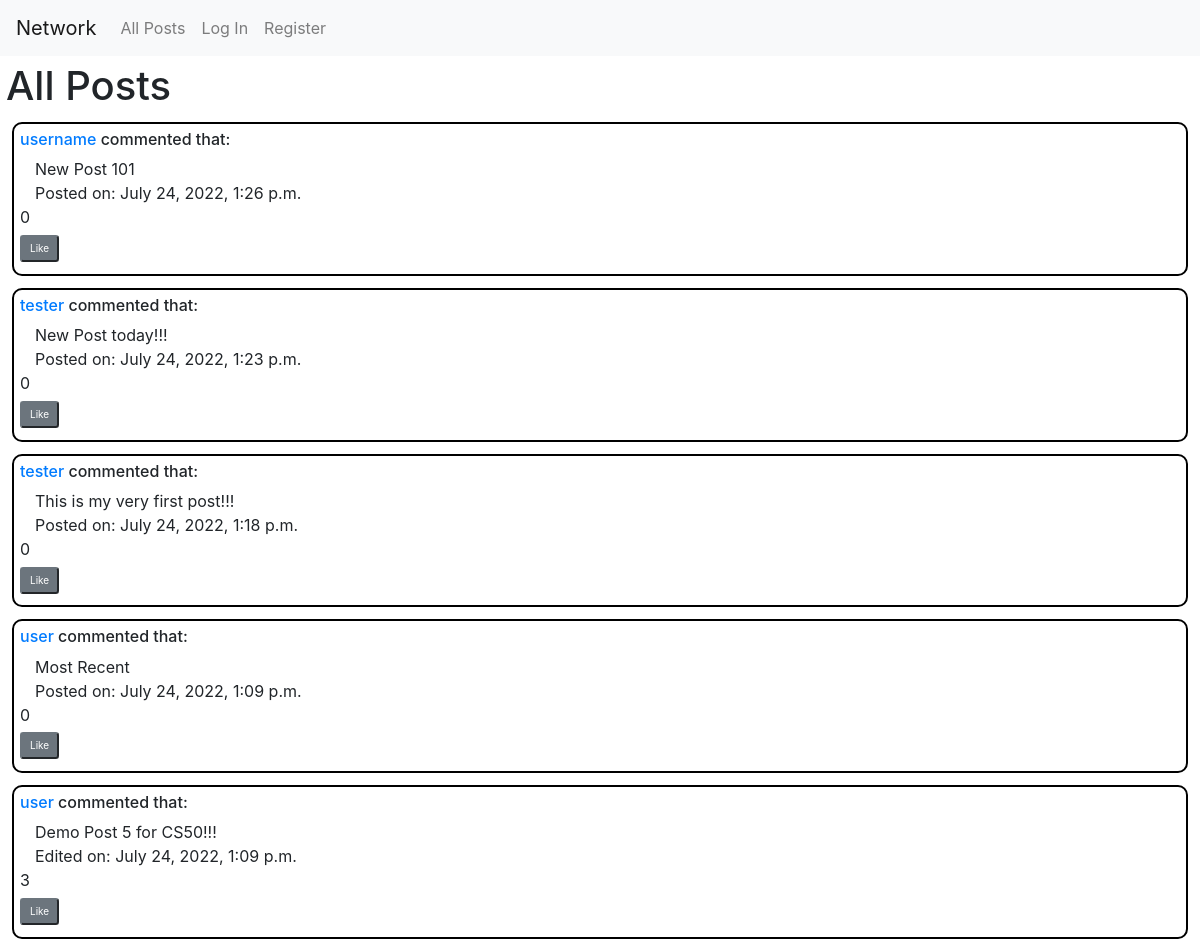
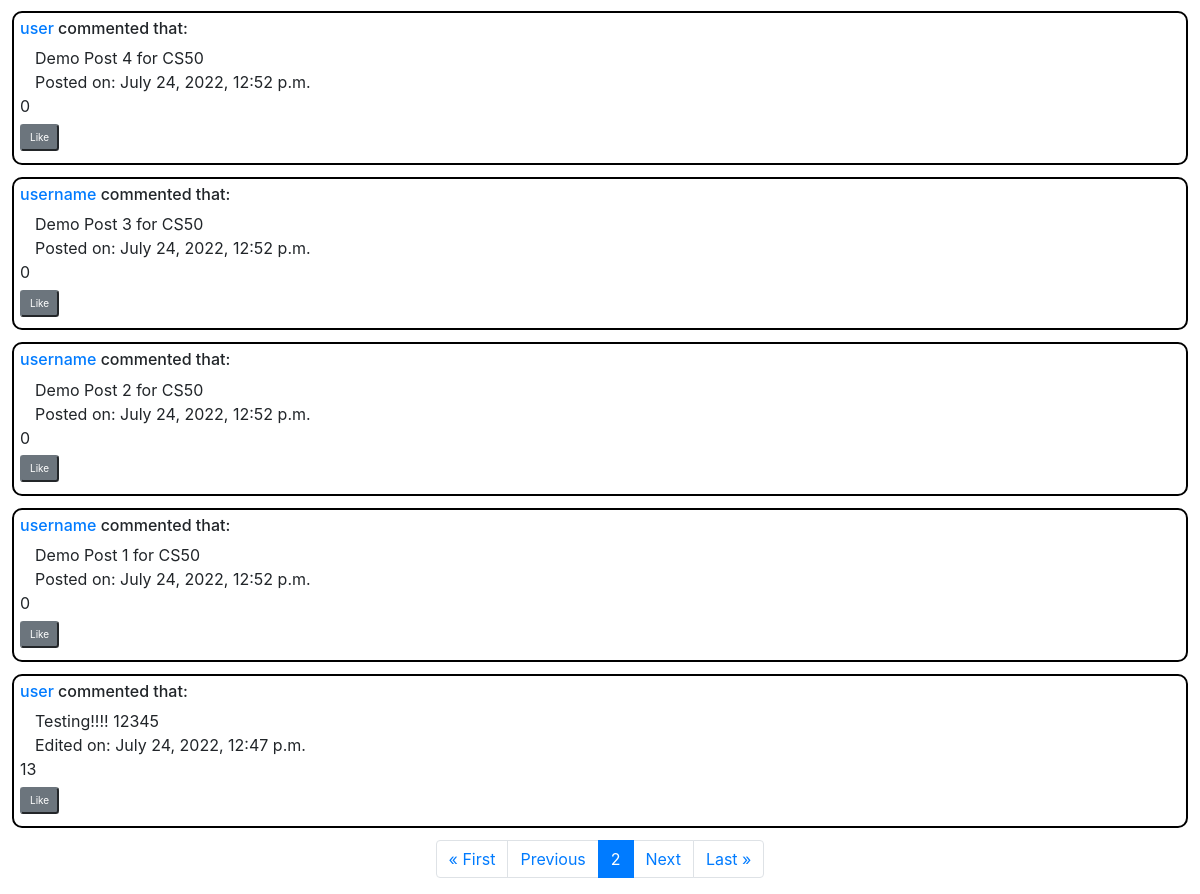
Screenshot of /?page=2 with the database file from the repository (2 pictures, top to bottom).
### network/models.py (models this page shows, shortened)
class Post(models.Model):
    post_id = models.BigAutoField(primary_key=True)
    post_content = models.TextField()
    post_timestamp = models.DateTimeField(auto_now_add=True, verbose_name="Post_Created")
    post_edited = models.BooleanField(default=False)
    post_edited_timestamp = models.DateTimeField(auto_now=True, verbose_name="Post_Edited", null=True, blank=True)    # Only updated for Model.save(). May be empty as may not be edited
    post_num_likes = models.IntegerField(default=0)
    post_likes_list = models.ManyToManyField(User, related_name="Posts_Liked")
    user = models.ForeignKey(User, on_delete=models.CASCADE, related_name="Author")
    class Meta:
        ordering = ['-post_timestamp']

class User(AbstractUser):
    id = models.BigAutoField(primary_key=True)
    following_list = models.ManyToManyField("self", symmetrical=False, blank=True, related_name="Followers")

### network/views.py (the view)
# urls.py: path("", views.index, name="index"),
def index(request):
    if request.method == "POST":
        current_user = request.user
        user_post_content = request.POST["posting_area"]
        user_post = Post(user=current_user, post_content=user_post_content)
        user_post.save()
        return HttpResponseRedirect(reverse("index"))
    else:
        public_posts = Post.objects.all()
        public_posts_list = []
        for object in public_posts:
            public_posts_list.append(object)
        public_posts_paginator = Paginator(public_posts_list, 10)   # Show 10 per Page
        page_number = request.GET.get('page')       # When User clicks on a Page Number
        page_obj = public_posts_paginator.get_page(page_number)
        return render(request, "network/index.html", {
            "post_form": NewPost(),
            'page_obj': page_obj
        })

### network/templates/network/index.html (shortened to what this page needs)
{% extends "network/layout.html" %}
{% load static %}
{% block body %}
    <h1 class="nav-headers">All Posts</h1>
    {% for post in page_obj %}
        <div class="general-post">
            <h6><a href="{% url 'profile' post.user.User_Profile.profile_id %}">{{ post.user.username }}</a> commented that:</h6>
            <div id="Post-{{ post.post_id }}" class="container-fluid Post-View">
                <div name="Post-Contents" class="Post-Contents" id="Post-Contents-{{ post.post_id }}">
                    {{ post.post_content }}
                </div>
                {% if post.post_edited %}
                    <span id="Post-Edited-Timestamp-{{ post.post_id }}">Edited on: {{ post.post_edited_timestamp }}</span>
                {% else %}
                    <span id="Post-Timestamp-{{ post.post_id }}">Posted on: {{ post.post_timestamp }}</span>
                {% endif %}
            </div>
            <div id="Post-Buttons-{{ post.post_id }}">
                <span id="Num-Likes-{{ post.post_id }}">{{ post.post_num_likes }}</span>
                <div id="Post-Like-Div-{{ post.post_id }}">
                    <button class="btn-sm btn-secondary button-margins Post-Like-Button" id="Post-Like-Button-{{ post.post_id }}" value="{{ post.post_id }}">Like</button>
                </div>
            </div>
        </div>
    {% endfor %}
    <nav>
        <ul class="pagination justify-content-center">
            {% if page_obj.number == 1 %}
                <li class="page-item disabled"><a class="page-link" href="?page=1">&laquo; First</a></li>
            {% else %}
                <li class="page-item"><a class="page-link" href="?page=1">&laquo; First</a></li>
            {% endif %}
            {% if page_obj.has_previous %}
                <li class="page-item"><a class="page-link" href="?page={{ page_obj.previous_page_number }}">Previous</a></li>
            {% endif %}
                <li class="page-item active"><a class="page-link" href="?page={{ page_obj.number }}">{{ page_obj.number }}</a></li>
            {% if page_obj.has_next %}
                <li class="page-item"><a class="page-link" href="?page={{ page_obj.next_page_number }}">Next</a></li>
            {% endif %}
            {% if page_obj.number == page_obj.paginator.num_pages %}
                <li class="page-item disabled"><a class="page-link" href="?page={{ page_obj.paginator.num_pages }}">Last &raquo;</a></li>
            {% else %}
                <li class="page-item"><a class="page-link" href="?page={{ page_obj.paginator.num_pages }}">Last &raquo;</a></li>
            {% endif %}
        </ul>
    </nav>
{% endblock %}

### network/static/network/styles.css (style rules this page uses)
.follow-div, .general-post-profile, .general-post { border: 2px solid black; border-radius: 10px; text-align: left; width: auto; margin: 1%; padding: 0.5%; }
.button-margins-follow, .button-margins-post, .button-margins { margin-top: 0.5%; margin-bottom: 0.5%; vertical-align: middle; font-size: x-small; }
.nav-headers { margin: 0.5%; }

### rows the page displays
Post: user.username "username", post_content "New Post 101", post_timestamp "July 24, 2022, 1:26 p.m.", post_num_likes "0", {{ post.post_id }} 36 (drawn)
Post: user.username "tester", post_content "New Post today!!!", post_timestamp "July 24, 2022, 1:23 p.m.", post_num_likes "0", {{ post.post_id }} 35 (drawn)
Post: user.username "tester", post_content "This is my very first post!!!", post_timestamp "July 24, 2022, 1:18 p.m.", post_num_likes "0", {{ post.post_id }} 34 (drawn)
Post: user.username "user", post_content "Most Recent", post_timestamp "July 24, 2022, 1:09 p.m.", post_num_likes "0", {{ post.post_id }} 33 (drawn)
Post: user.username "user", post_content "Demo Post 5 for CS50!!!", post_edited_timestamp "July 24, 2022, 1:09 p.m.", post_num_likes "3", {{ post.post_id }} 32 (drawn)
Post: user.username "user", post_content "Demo Post 4 for CS50", post_timestamp "July 24, 2022, 12:52 p.m.", post_num_likes "0", {{ post.post_id }} 31 (drawn)
Post: user.username "username", post_content "Demo Post 3 for CS50", post_timestamp "July 24, 2022, 12:52 p.m.", post_num_likes "0", {{ post.post_id }} 30 (drawn)
Post: user.username "username", post_content "Demo Post 2 for CS50", post_timestamp "July 24, 2022, 12:52 p.m.", post_num_likes "0", {{ post.post_id }} 29 (drawn)
Post: user.username "username", post_content "Demo Post 1 for CS50", post_timestamp "July 24, 2022, 12:52 p.m.", post_num_likes "0", {{ post.post_id }} 28 (drawn)
Post: user.username "user", post_content "Testing!!!! 12345", post_edited_timestamp "July 24, 2022, 12:47 p.m.", post_num_likes "13", {{ post.post_id }} 27 (drawn)

### other values shown
{{ page_obj.number }} "2"
